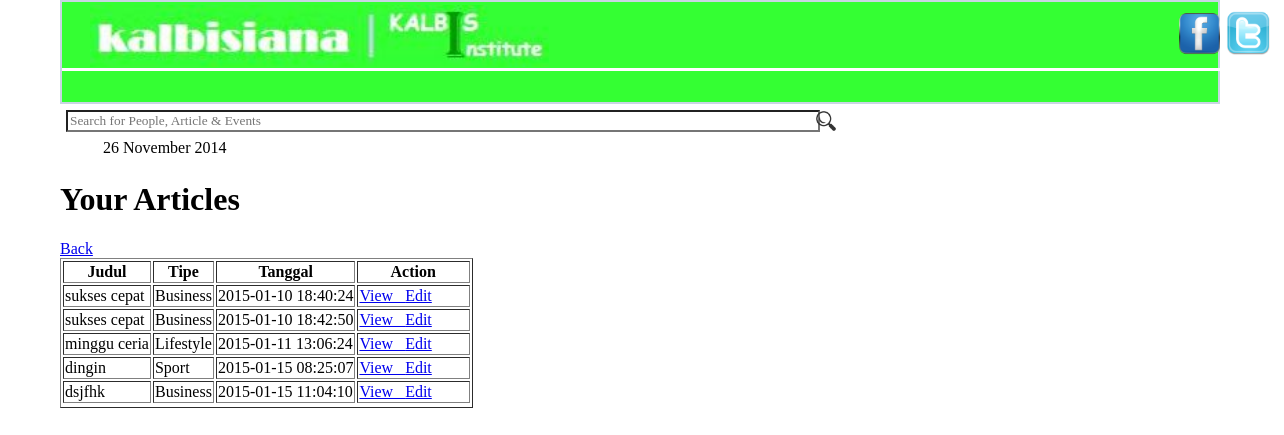
/viewarticle.php?id=2012100200, run on the app's committed database.
### tables this page shows
CREATE TABLE IF NOT EXISTS `artikel` (
`id_artikel` int(100) NOT NULL,
  `nim` int(10) NOT NULL,
  `judul` text NOT NULL,
  `isi` text NOT NULL,
  `tipe` text NOT NULL,
  `tanggal` datetime NOT NULL,
  `status` varchar(10) NOT NULL DEFAULT 'PENDING'
);

### viewarticle.php (the view, shortened to what this page needs)
<?php
include ("koneksi.php");
$id = $_GET['id'];
$sql = "SELECT * FROM artikel WHERE nim='$id'";
$hasil = mysqli_query($koneksi, $sql);
?>
<!DOCTYPE html>
<html>
<head>
	<link type="text/css" rel="stylesheet" href="css/style_admin.css" />
</head>
<body>
		<div id="outer_header">
			<center>
				<table id="TabelHeader">
					<tr>
						<td>
							<div id="logo">
								<a href="index.php">
									<img id="ImageLogo" src="css/images/logo.jpg" height="62px">
								</a>
							</div>
						</td>
						<td>
							<a href="https://www.facebook.com/"><img src="css/images/fb.png" width="45px"></a>
						</td>
						<td>
							<a href="https://www.twitter.com/"><img src="css/images/twitter.png" width="45px"></a>
						</td>
					</tr>
				</table>
			</center>
		</div>
		<div id="outer_content">
			<div id="outer_kiri" class="conten_kanan_kiri">
				<div style="margin-left:20px;">
					<table>
						<tr>
							<td>
								<div id="outer_search">
									<table>
										<tr>
											<td>
												<div id="outer_input_text_search">
													<input type="text" id="input_text_search" placeholder="Search for People, Article & Events"/>
												</div>
											</td>
											<td>
												<div id="icon_search">
													<div id="iconnya">
														<img src="css/images/search.png" width="100%">
													</div>
												</div>
											</td>
										</tr>
									</table>
								</div>
							</td>
						</tr>
						<tr>
							<td>
								<div style="margin-left:40px;">
								26 November 2014
								</div>
							</td>
						</tr>
					</table>
				</div>
				<div style="margin-left:20px;">
					<h1>Your Articles</h1>
<?php
if(mysqli_num_rows($hasil)>0){
	?>
		<table border = "1" >
			<thead>
				<tr>
					<th>Judul</th>
					<th>Tipe</th>
					<th>Tanggal</th>
					<th> &nbsp&nbsp&nbsp&nbsp&nbsp&nbsp&nbsp Action &nbsp&nbsp&nbsp&nbsp&nbsp&nbsp&nbsp </th>
				</tr>
			</thead>
			<tbody>
	<?php
		while ($baris = mysqli_fetch_assoc($hasil)){
		?>
		<tr>
			<td><?php echo $baris ['judul']?></td>
			<td><?php echo $baris['tipe']?></td>
			<td><?php echo $baris ['tanggal']?></td>
			<td>
				<a href="viewisiarticle.php?ID=<?php echo $baris['id_artikel'];?>&idm=<?php echo $id;?>">View &nbsp  </a>
				<a href="editarticle.php?ID=<?php echo $baris['id_artikel'];?>"> Edit </a><br>
			</td>
		</tr>
		<?php
			}
}
else{
	echo " <br />You Haven't Article<br />";
}
?>
<tr>
	<a href = "user.php"> Back </a>
</tr>
</tbody>
</table>
</div>
</body>
</html>

### Css/style_admin.css (style rules this page uses)
body { margin:0px; }
#outer_header { background:#34ff33; width:90%; height:100px; border: 2px solid #c9d5e3; margin-left: 60px; margin-right:30px; font-family: calibri; }
#outer_content { width:100%; height:auto; }
#logo { width:1108px; height:60px; }
#TabelHeader { border-bottom: 3px solid white; }
#ImageLogo { margin-left: 25px; }
#outer_kiri { width:840px; height:auto; margin-left:40px; font-family: calibri; }
.conten_kanan_kiri { float:left; }
#outer_search { border-radius:5px; margin:5px 5 0 30px; background:white; }
#outer_input_text_search { width:746px; }
#input_text_search { width:100%; background:white; font-family: calibri; }
#icon_search { width:30%; }
#iconnya { width:20px; height:20px; }

### data on the page
artikel: judul "sukses cepat", tipe "Business", tanggal "2015-01-10 18:40:24"
artikel: judul "sukses cepat", tipe "Business", tanggal "2015-01-10 18:42:50"
artikel: judul "minggu ceria", tipe "Lifestyle", tanggal "2015-01-11 13:06:24"
artikel: judul "dingin", tipe "Sport", tanggal "2015-01-15 08:25:07"
artikel: judul "dsjfhk", tipe "Business", tanggal "2015-01-15 11:04:10"
